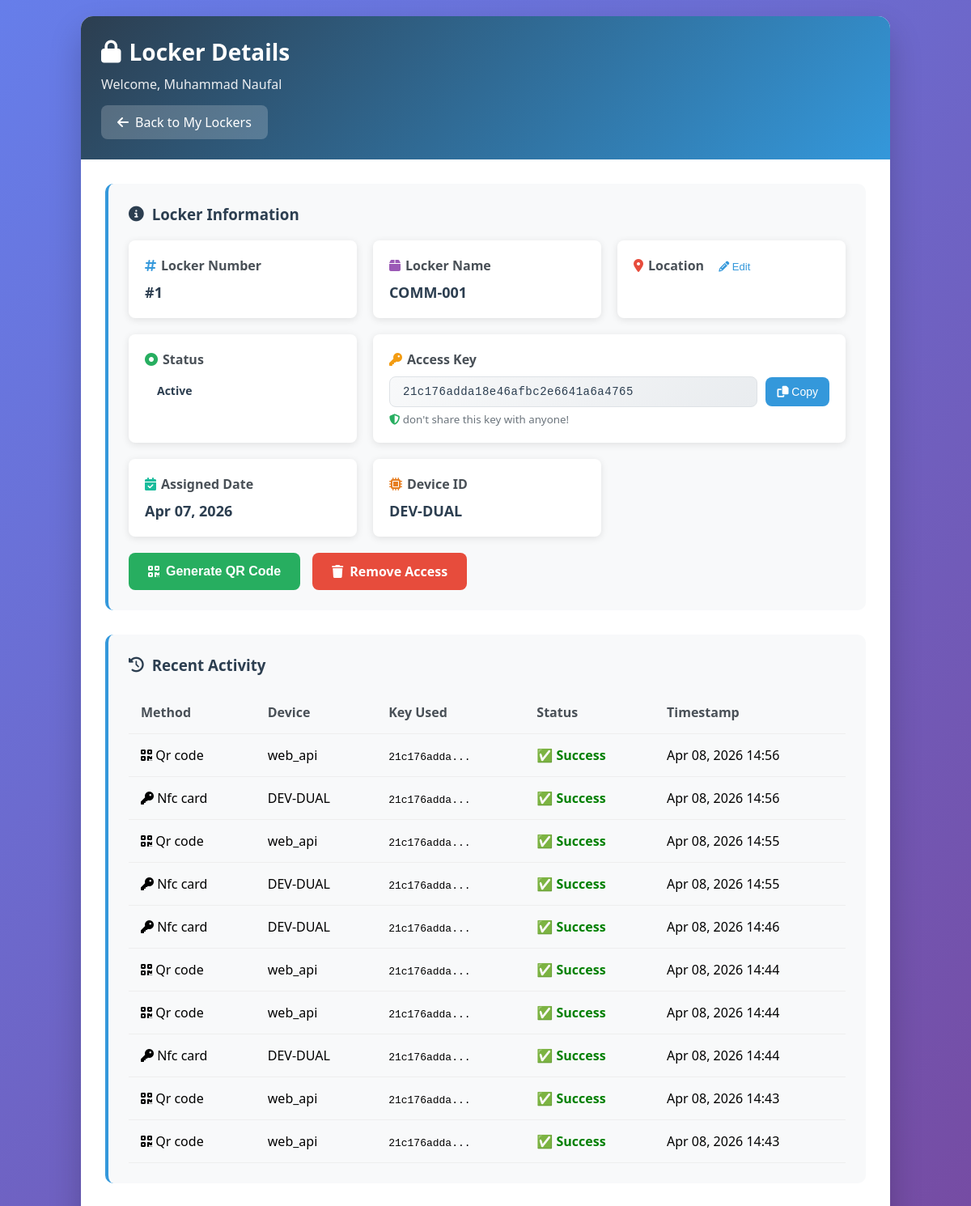
The page /commercial/locker-details.php?id=1 (signed in) on the database its author committed.
### tables this page shows
CREATE TABLE `user_locker_assignments` (
  `id` int(11) NOT NULL,
  `user_id` int(11) NOT NULL,
  `locker_id` int(11) NOT NULL,
  `key_value` varchar(255) DEFAULT NULL,
  `assigned_at` timestamp NOT NULL DEFAULT current_timestamp(),
  `is_active` tinyint(1) DEFAULT 1,
  `custom_name` varchar(100) DEFAULT NULL,
  `custom_location` varchar(100) DEFAULT NULL,
  `id_number_used` varchar(50) DEFAULT NULL,
  `access_expiry` datetime DEFAULT NULL,
  `updated_at` datetime DEFAULT NULL
);

CREATE TABLE `lockers` (
  `id` int(11) NOT NULL,
  `name` varchar(100) DEFAULT NULL,
  `location` varchar(255) DEFAULT NULL,
  `device_id` varchar(255) DEFAULT NULL,
  `unique_code` varchar(50) DEFAULT NULL,
  `status` enum('available','occupied','active','maintenance') DEFAULT 'available',
  `command_status` enum('IDLE','UNLOCK','LOCK') DEFAULT 'IDLE',
  `nfc_register_mode` tinyint(1) NOT NULL DEFAULT 0 COMMENT '1=register mode active, 0=normal access',
  `created_at` timestamp NOT NULL DEFAULT current_timestamp(),
  `locker_key` varchar(64) DEFAULT NULL
);

CREATE TABLE `activity_logs` (
  `id` int(11) NOT NULL,
  `user_id` int(11) NOT NULL,
  `locker_id` int(11) DEFAULT NULL,
  `device_id` varchar(100) DEFAULT NULL,
  `key_used` varchar(64) DEFAULT NULL,
  `access_method` enum('web','qr_code','mobile_app','manual_key','card_scan','key_regeneration','gm861_matric','nfc_card') NOT NULL DEFAULT 'web',
  `success` tinyint(1) DEFAULT 1,
  `notes` varchar(255) DEFAULT NULL,
  `timestamp` datetime DEFAULT current_timestamp()
);

### commercial/locker-details.php (the view, shortened to what this page needs)
<?php
$servername = DB_HOST;
$username = DB_USER;
$password = DB_PASS;
$dbname = DB_NAME;
$conn = new mysqli($servername, $username, $password, $dbname);
$user_id = $_SESSION['user_id'];
$user_name = $_SESSION['user_name'];
$locker_id = $_GET['id'];
$sql = "SELECT l.*, la.key_value, la.assigned_at as assigned_date,
        la.custom_name, la.custom_location,
        COALESCE(la.custom_name, l.unique_code) as display_name,
        COALESCE(la.custom_location, '') as display_location
        FROM lockers l
        JOIN user_locker_assignments la ON l.id = la.locker_id
        WHERE la.user_id = ?
        AND l.id = ?
        AND la.is_active = 1
        LIMIT 1";
$stmt = $conn->prepare($sql);
$stmt->bind_param("ii", $user_id, $locker_id);
$stmt->execute();
$result = $stmt->get_result();
$locker = $result->fetch_assoc();
$sql_activity = "SELECT * FROM activity_logs
                 WHERE user_id = ? AND locker_id = ?
                 ORDER BY timestamp DESC
                 LIMIT 10";
$stmt_activity = $conn->prepare($sql_activity);
$stmt_activity->bind_param("ii", $user_id, $locker_id);
$stmt_activity->execute();
$activity_result = $stmt_activity->get_result();
$activities = [];
while ($row = $activity_result->fetch_assoc()) {
    $activities[] = $row;
}
?>
<!DOCTYPE html>
<html lang="en">
<head>
    <link rel="stylesheet" href="https://cdnjs.cloudflare.com/ajax/libs/font-awesome/6.4.0/css/all.min.css">
</head>
<body>
    <div class="container">
        <div class="header">
            <h1><i class="fas fa-lock"></i> Locker Details</h1>
            <p>Welcome, <?php echo htmlspecialchars($user_name); ?></p>
            <a href="my-locker.php" class="back-btn">
                <i class="fas fa-arrow-left"></i> Back to My Lockers
            </a>
        </div>
        <div class="content">
            <div class="section">
                <h3><i class="fas fa-info-circle"></i> Locker Information</h3>
                <div class="info-grid">
                    <div class="info-card">
                        <h4><i class="fas fa-hashtag" style="color:#3498db;margin-right:6px;"></i>Locker Number</h4>
                        <p>#<?php echo $locker['id']; ?></p>
                    </div>
                    <div class="info-card">
                        <h4><i class="fas fa-box" style="color:#9b59b6;margin-right:6px;"></i>Locker Name</h4>
                        <p><?php echo htmlspecialchars($locker['display_name'] ?? $locker['unique_code'] ?? 'N/A'); ?></p>
                    </div>
                    <div class="info-card" id="locationCard">
                        <h4>
                            <i class="fas fa-map-marker-alt" style="color:#e74c3c;margin-right:6px;"></i>Location
                            <button onclick="toggleEditLocation()" id="editLocationBtn" title="Edit Location" style="background:none;border:none;cursor:pointer;color:#3498db;font-size:13px;margin-left:8px;padding:2px 6px;border-radius:4px;" onmouseover="this.style.background='#eaf4fd'" onmouseout="this.style.background='none'">
                                <i class="fas fa-pencil"></i> Edit
                            </button>
                        </h4>
                    </div>
                    <div class="info-card">
                        <h4><i class="fas fa-circle-dot" style="color:#27ae60;margin-right:6px;"></i>Status</h4>
                        <p>
                            <span class="status <?php echo $locker['status']; ?>">
                                <?php echo ucfirst($locker['status']); ?>
                            </span>
                        </p>
                    </div>
                    <div class="info-card" style="grid-column: span 2;">
                        <h4><i class="fas fa-key" style="color:#f39c12;margin-right:6px;"></i>Access Key</h4>
                        <div style="display:flex; align-items:center; gap:10px; flex-wrap:wrap; margin-top:8px;">
                            <code id="accessKeyDisplay" style="
                                font-family: 'Courier New', monospace;
                                background: linear-gradient(135deg, #f8f9fa, #e9ecef);
                                padding: 10px 16px;
                                border-radius: 8px;
                                border: 1px solid #dee2e6;
                                font-size: 14px;
                                color: #2c3e50;
                                letter-spacing: 0.5px;
                                word-break: break-all;
                                flex: 1;
                            "><?php echo htmlspecialchars($locker['key_value'] ?? 'N/A'); ?></code>
                            <button onclick="copyAccessKey()" title="Copy key" style="
                                background: #3498db;
                                color: white;
                                border: none;
                                padding: 10px 14px;
                                border-radius: 8px;
                                cursor: pointer;
                                font-size: 14px;
                                transition: all 0.2s;
                                white-space: nowrap;
                            " onmouseover="this.style.background='#2980b9'" onmouseout="this.style.background='#3498db'">
                                <i class="fas fa-copy" id="copyIcon"></i> Copy
                            </button>
                        </div>
                        <small style="color:#6c757d; margin-top:6px; display:block;">
                            <i class="fas fa-shield-alt" style="color:#27ae60;"></i> don't share this key with anyone!
                        </small>
                    </div>
                    <div class="info-card">
                        <h4><i class="fas fa-calendar-check" style="color:#1abc9c;margin-right:6px;"></i>Assigned Date</h4>
                        <p><?php echo isset($locker['assigned_date']) ? date('M d, Y', strtotime($locker['assigned_date'])) : 'N/A'; ?></p>
                    </div>
                    <?php if (isset($locker['device_id']) && !empty($locker['device_id'])): ?>
                    <div class="info-card">
                        <h4><i class="fas fa-microchip" style="color:#e67e22;margin-right:6px;"></i>Device ID</h4>
                        <p><?php echo htmlspecialchars($locker['device_id']); ?></p>
                    </div>
                    <?php endif; ?>
                </div>
                <div class="action-buttons">
                    <button class="btn btn-success" onclick="generateQRCode()">
                        <i class="fas fa-qrcode"></i> Generate QR Code
                    </button>
                    <a href="remove_access.php?id=<?php echo $locker['id']; ?>"
                       class="btn btn-danger"
                       onclick="return confirm('⚠️ Are you sure you want to remove access to this locker?\n\nThis action cannot be undone!')">
                        <i class="fas fa-trash"></i> Remove Access
                    </a>
                </div>
            </div>
            <div class="section">
                <h3><i class="fas fa-history"></i> Recent Activity</h3>
                <?php if (count($activities) > 0): ?>
                    <table>
                        <thead>
                            <tr>
                                <th>Method</th>
                                <th>Device</th>
                                <th>Key Used</th>
                                <th>Status</th>
                                <th>Timestamp</th>
                            </tr>
                        </thead>
                        <tbody>
                            <?php foreach ($activities as $activity): ?>
                            <tr>
                                <td>
                                    <?php
                                    $method = $activity['access_method'] ?? 'N/A';
                                    $icon = 'fas fa-key';
                                    if ($method == 'qr_code') $icon = 'fas fa-qrcode';
                                    elseif ($method == 'mobile_app') $icon = 'fas fa-mobile-alt';
                                    elseif ($method == 'web') $icon = 'fas fa-globe';
                                    ?>
                                    <i class="<?php echo $icon; ?>"></i>
                                    <?php echo ucfirst(str_replace('_', ' ', $method)); ?>
                                </td>
                                <td><?php echo htmlspecialchars($activity['device_id'] ?? 'N/A'); ?></td>
                                <td><code><?php echo substr(htmlspecialchars($activity['key_used'] ?? ''), 0, 10) . '...'; ?></code></td>
                                <td>
                                    <?php if ($activity['success']): ?>
                                        <span style="color: green; font-weight: bold;">✅ Success</span>
                                    <?php else: ?>
                                        <span style="color: red; font-weight: bold;">❌ Failed</span>
                                    <?php endif; ?>
                                </td>
                                <td><?php echo isset($activity['timestamp']) ? date('M d, Y H:i', strtotime($activity['timestamp'])) : 'N/A'; ?></td>
                            </tr>
                            <?php endforeach; ?>
                        </tbody>
                    </table>
                <?php endif; ?>
            </div>
        </div>
    </div>
</body>
</html>

### commercial/locker-details.php (style rules this page uses)
* { margin: 0; padding: 0; box-sizing: border-box; }
body { font-family: 'Segoe UI', Tahoma, Geneva, Verdana, sans-serif; background: linear-gradient(135deg, #667eea 0%, #764ba2 100%); min-height: 100vh; padding: 20px; }
.container { max-width: 1000px; margin: 0 auto; background: white; border-radius: 15px; box-shadow: 0 20px 40px rgba(0,0,0,0.2); overflow: hidden; }
.header { background: linear-gradient(135deg, #2c3e50 0%, #3498db 100%); color: white; padding: 25px; }
.header h1 { margin: 0; font-size: 28px; display: flex; align-items: center; gap: 10px; }
.header p { margin: 10px 0 0; opacity: 0.9; }
.back-btn { display: inline-flex; align-items: center; gap: 8px; background: rgba(255,255,255,0.2); color: white; padding: 10px 20px; text-decoration: none; border-radius: 8px; margin-top: 15px; transition: background 0.3s; }
.content { padding: 30px; }
.section { margin-bottom: 30px; padding: 25px; background: #f8f9fa; border-radius: 10px; border-left: 4px solid #3498db; }
.section h3 { margin: 0 0 20px; color: #2c3e50; display: flex; align-items: center; gap: 10px; }
.info-grid { display: grid; grid-template-columns: repeat(auto-fill, minmax(250px, 1fr)); gap: 20px; margin-bottom: 20px; }
.info-grid .info-card[style*="span 2"] { grid-column: span 2; }
.info-card { background: white; padding: 20px; border-radius: 8px; box-shadow: 0 2px 10px rgba(0,0,0,0.1); }
.info-card h4 { margin: 0 0 10px; color: #495057; font-size: 16px; }
.info-card p { margin: 0; font-size: 18px; font-weight: bold; color: #2c3e50; }
.status { display: inline-block; padding: 8px 15px; border-radius: 20px; font-weight: bold; font-size: 14px; }
.action-buttons { display: flex; gap: 15px; margin-top: 20px; flex-wrap: wrap; }
.btn { padding: 12px 24px; border-radius: 8px; border: none; cursor: pointer; font-weight: 600; text-decoration: none; display: inline-flex; align-items: center; gap: 8px; transition: all 0.3s; font-size: 16px; }
.btn-success { background: #27ae60; color: white; }
.btn-danger { background: #e74c3c; color: white; }
table { width: 100%; border-collapse: collapse; margin-top: 20px; }
th, td { padding: 15px; text-align: left; border-bottom: 1px solid #eee; }
th { background: #f8f9fa; color: #495057; font-weight: 600; }

### rows shown on the page
user_locker_assignments: locker "1", locker.status "Active", key_value "21c176adda18e46afbc2e6641a6a4765", assigned_at "Apr 07, 2026", locker.device_id "DEV-DUAL"
activity_logs: access_method "Qr code", device "web_api", key_used "21c176adda", success "✅ Success", timestamp "Apr 08, 2026 14:56"
activity_logs: access_method "Nfc card", device "DEV-DUAL", key_used "21c176adda", success "✅ Success", timestamp "Apr 08, 2026 14:56"
activity_logs: access_method "Qr code", device "web_api", key_used "21c176adda", success "✅ Success", timestamp "Apr 08, 2026 14:55"
activity_logs: access_method "Nfc card", device "DEV-DUAL", key_used "21c176adda", success "✅ Success", timestamp "Apr 08, 2026 14:55"
activity_logs: access_method "Nfc card", device "DEV-DUAL", key_used "21c176adda", success "✅ Success", timestamp "Apr 08, 2026 14:46"
activity_logs: access_method "Qr code", device "web_api", key_used "21c176adda", success "✅ Success", timestamp "Apr 08, 2026 14:44"
activity_logs: access_method "Qr code", device "web_api", key_used "21c176adda", success "✅ Success", timestamp "Apr 08, 2026 14:44"
activity_logs: access_method "Nfc card", device "DEV-DUAL", key_used "21c176adda", success "✅ Success", timestamp "Apr 08, 2026 14:44"
activity_logs: access_method "Qr code", device "web_api", key_used "21c176adda", success "✅ Success", timestamp "Apr 08, 2026 14:43"
activity_logs: access_method "Qr code", device "web_api", key_used "21c176adda", success "✅ Success", timestamp "Apr 08, 2026 14:43"

### other values the page prints
$user_name "Muhammad Naufal"
$locker['display_name'] "COMM-001"
